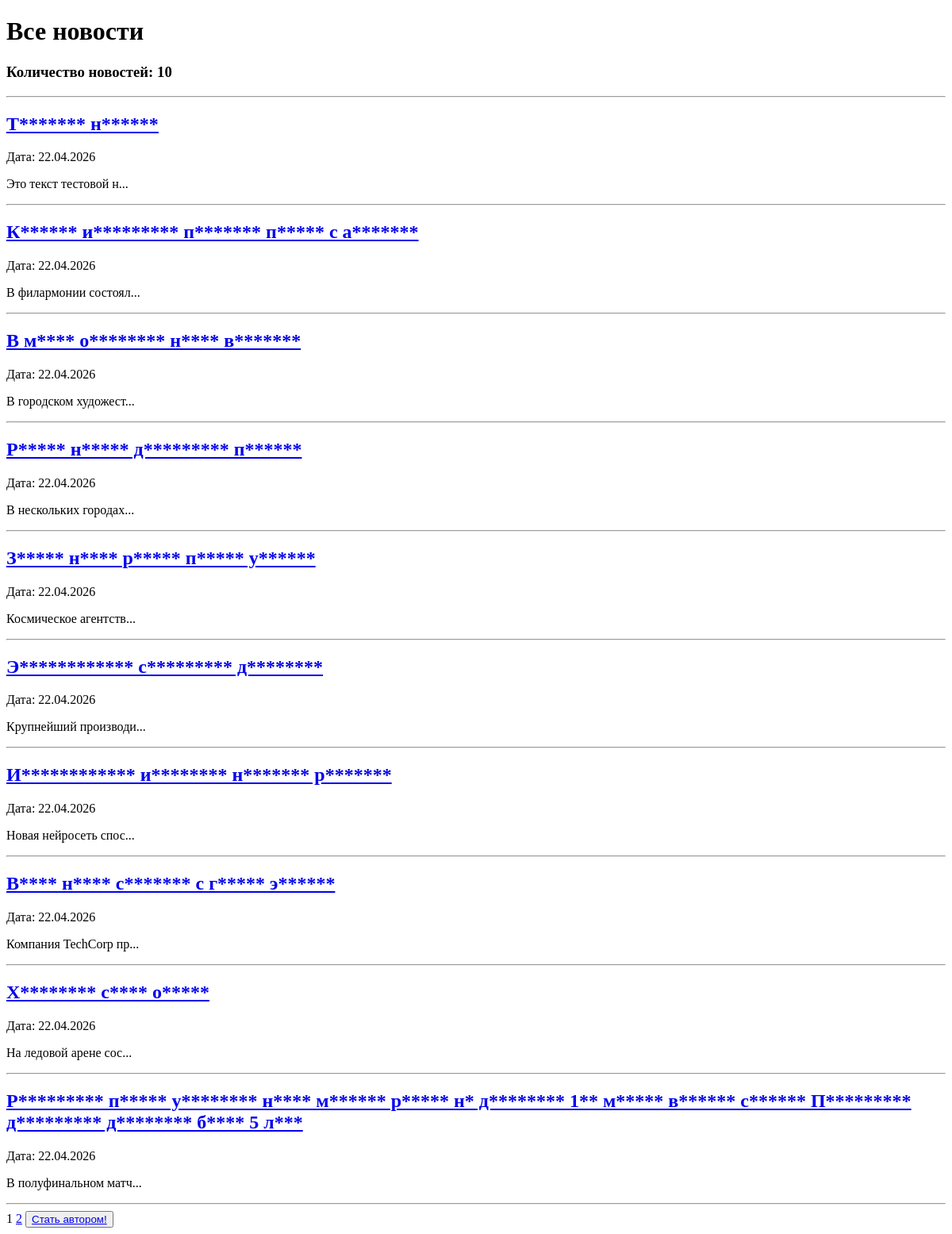
The page /news/ on the database as committed earlier.
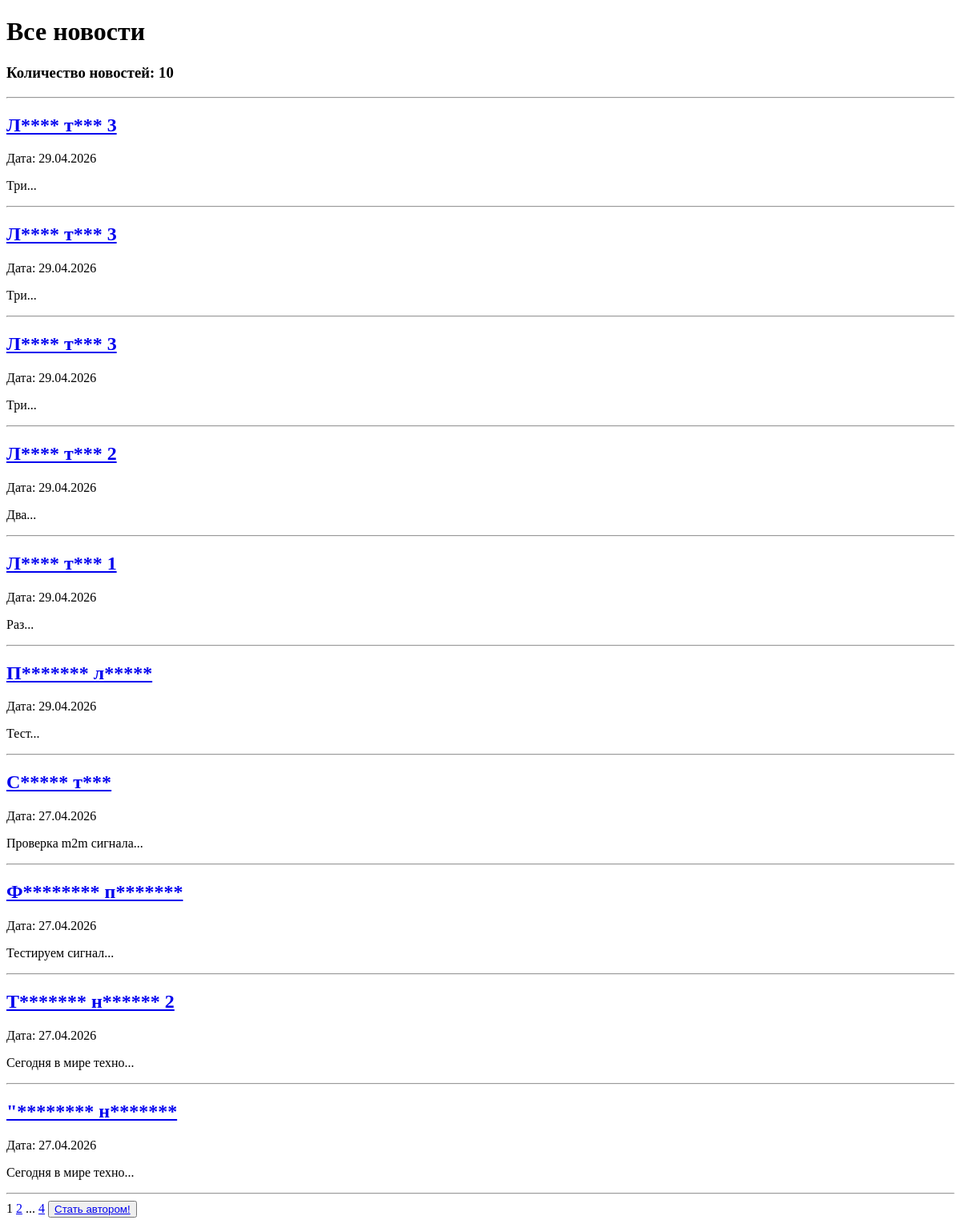
The same page on the database as committed later.
### news/models.py (models this page shows, shortened)
class Post(models.Model):
    ARTICLE = 'AR'
    NEWS = 'NW'
    POST_TYPES = [
        (ARTICLE, 'Статья'),
        (NEWS, 'Новость'),
    ]
    author = models.ForeignKey(Author, on_delete=models.CASCADE)
    post_type = models.CharField(max_length=2, choices=POST_TYPES, default=ARTICLE)
    time_in = models.DateTimeField(auto_now_add=True)
    categories = models.ManyToManyField(Category, through='PostCategory')
    title = models.CharField(max_length=255)
    text = models.TextField()
    rating = models.IntegerField(default=0)

### news/views.py (the view)
# urls.py: path('', NewsList.as_view(), name='news_list'),
class NewsList(ListView):
    model = Post
    ordering = '-time_in'
    template_name = 'news.html'
    context_object_name = 'news'
    paginate_by = 10
    def get_queryset(self):
        return Post.objects.filter(post_type='NW').order_by('-time_in')
    def get_context_data(self, **kwargs):
        context = super().get_context_data(**kwargs)
        context['is_not_author'] = not self.request.user.groups.filter(name='authors').exists()
        return context

### news/templatetags/custom_filters.py (called while the page is built)
@register.filter(name='censor')
def censor(value):
    if not isinstance(value, str):
        raise TypeError('Фильтр censor применяется только к строкам')
    words = value.split()
    result = []
    for word in words:
        word = word[0] + '*' * (len(word) - 1)
        result.append(word)
    return ' '.join(result)

### templates/news.html (shortened to what this page needs)
{% extends 'flatpages/default.html' %}
{% load custom_filters %}
{% block content %}
    <h1>Все новости</h1>
    <h3>Количество новостей: {{ news|length }}</h3>
    <hr>
    {% if news %}
        {% for post in news %}
            <div>
                <h2>
                    <a href="{% url 'news_detail' post.id %}">{{ post.title|censor }}</a>
                </h2>
                <p>Дата: {{ post.time_in|date:"d.m.Y" }}</p>
                <p>{{ post.text|slice:":20" }}...</p>
            </div>
            <hr>
        {% endfor %}
    {% else %}
        <h2>Новостей нет!</h2>
    {% endif %}
    {{ page_obj.number }}
    {% if page_obj.has_next %}
        <a href="?page={{ page_obj.next_page_number }}">{{ page_obj.next_page_number }}</a>
        {% if paginator.num_pages != page_obj.next_page_number %}
            ...
            <a href="?page={{ page_obj.paginator.num_pages }}">{{ page_obj.paginator.num_pages }}</a>
        {% endif %}
    {% endif %}
    {% if is_not_author %}
    <button> <a href="/news/upgrade/"> Стать автором!</a> </button>
    {% endif %}
{% endblock content %}

Rows that differ between the two databases and show on the page:
no longer on this page (row unchanged): Post: title|censor "Т******* н******", time_in "22.04.2026", text "Это текст тестовой н"
no longer on this page (row unchanged): Post: title|censor "К****** и********* п******* п***** с а*******", time_in "22.04.2026", text "В филармонии состоял"
no longer on this page (row unchanged): Post: title|censor "В м**** о******** н**** в*******", time_in "22.04.2026", text "В городском художест"
no longer on this page (row unchanged): Post: title|censor "Р***** н***** д********* п******", time_in "22.04.2026", text "В нескольких городах"
no longer on this page (row unchanged): Post: title|censor "З***** н**** р***** п***** у******", time_in "22.04.2026", text "Космическое агентств"
no longer on this page (row unchanged): Post: title|censor "Э************ с********* д********", time_in "22.04.2026", text "Крупнейший производи"
no longer on this page (row unchanged): Post: title|censor "И************ и******** н******* р*******", time_in "22.04.2026", text "Новая нейросеть спос"
no longer on this page (row unchanged): Post: title|censor "В**** н**** с******* с г***** э******", time_in "22.04.2026", text "Компания TechCorp пр"
no longer on this page (row unchanged): Post: title|censor "Х******** с**** о*****", time_in "22.04.2026", text "На ледовой арене сос"
no longer on this page (row unchanged): Post: title|censor "Р********* п***** у******** н**** м****** р***** н* д******** 1** м***** в****** с****** П********* д********* д******** б**** 5 л***", time_in "22.04.2026", text "В полуфинальном матч"
added Post: title|censor "Л**** т*** 3", time_in "29.04.2026", text "Три"
added Post: title|censor "Л**** т*** 3", time_in "29.04.2026", text "Три"
added Post: title|censor "Л**** т*** 3", time_in "29.04.2026", text "Три"
added Post: title|censor "Л**** т*** 2", time_in "29.04.2026", text "Два"
added Post: title|censor "Л**** т*** 1", time_in "29.04.2026", text "Раз"
added Post: title|censor "П******* л*****", time_in "29.04.2026", text "Тест"
added Post: title|censor "С***** т***", time_in "27.04.2026", text "Проверка m2m сигнала"
added Post: title|censor "Ф******** п*******", time_in "27.04.2026", text "Тестируем сигнал"
added Post: title|censor "Т******* н****** 2", time_in "27.04.2026", text "Сегодня в мире техно"
added Post: title|censor "\"******** н*******", time_in "27.04.2026", text "Сегодня в мире техно"
Other text that changed with them:
{{ page_obj.paginator.num_pages }}: (not shown) → "4"
